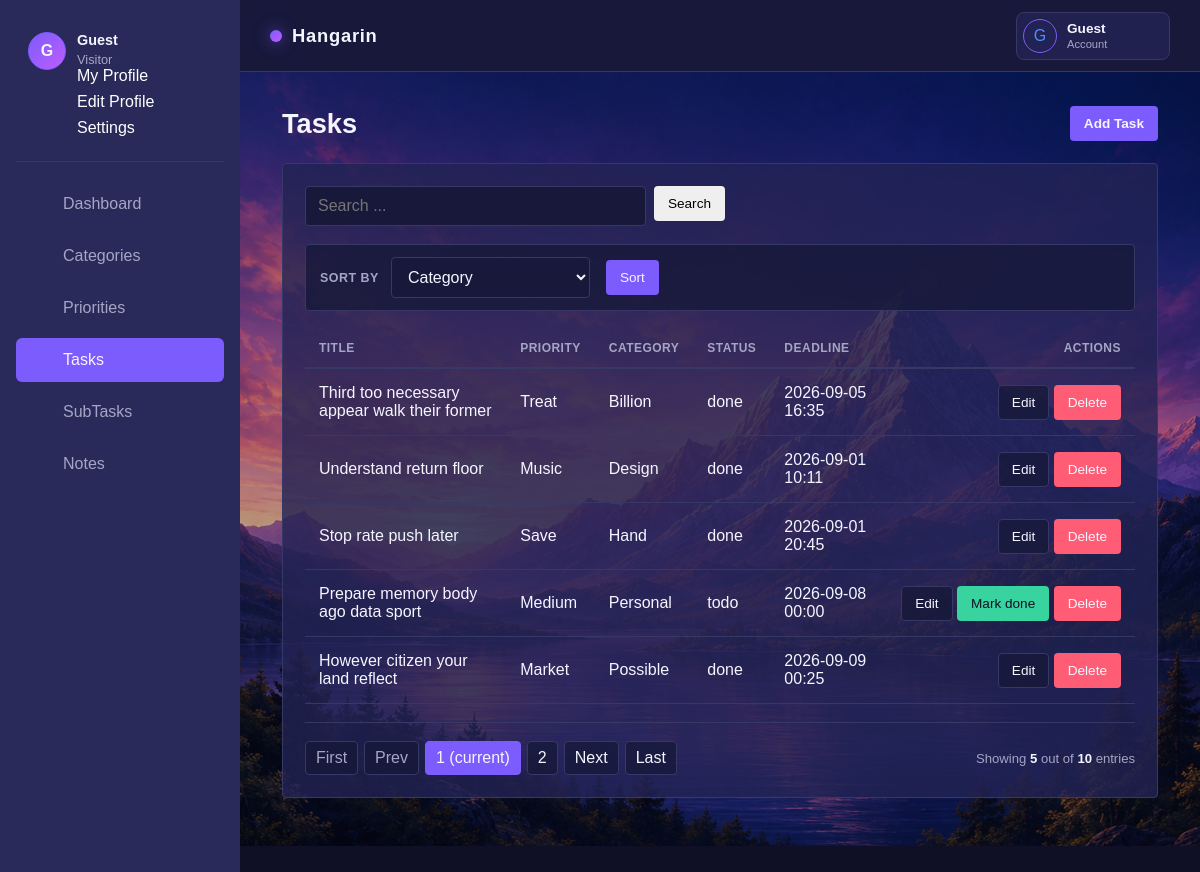
/tasks/, run on an earlier commit of the app's database.
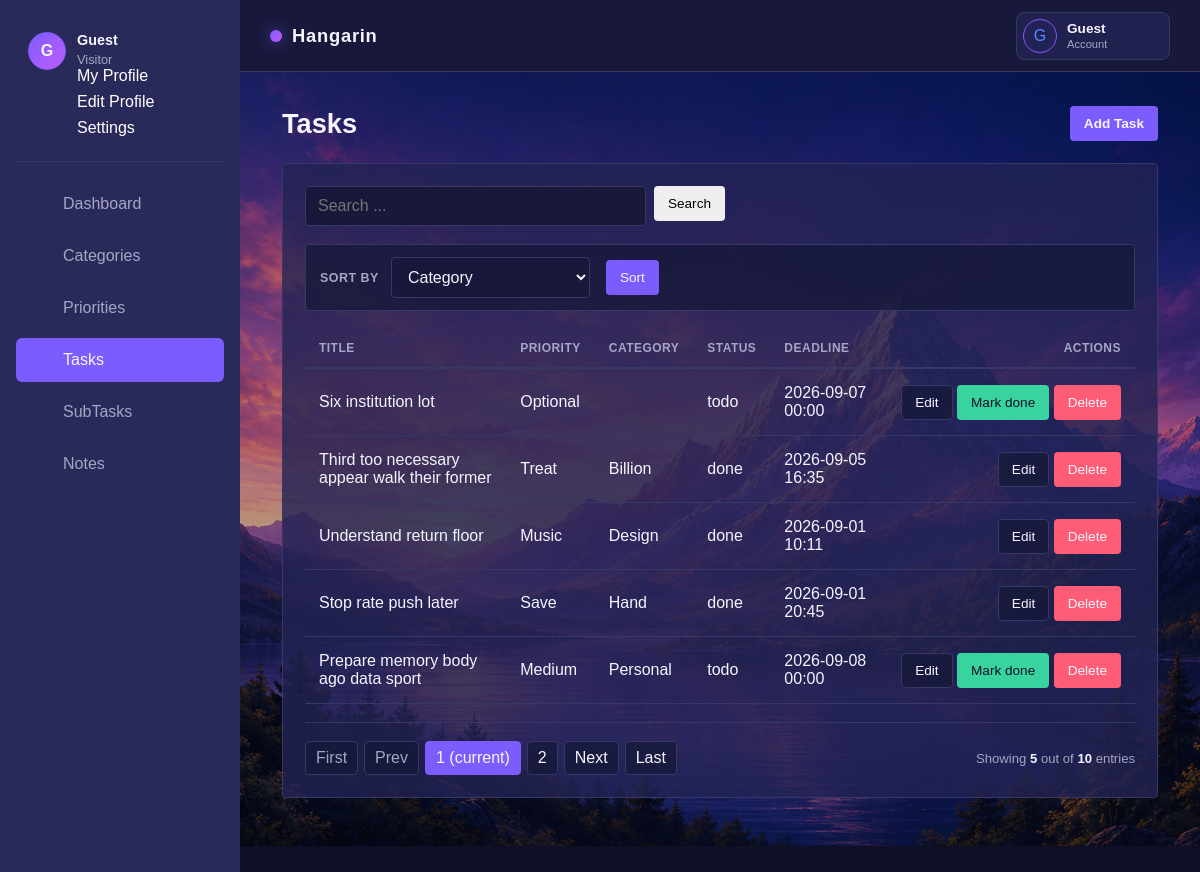
And on a later commit of the database.
### app/models.py (models this page shows, shortened)
class Task(models.Model):
    class Status(models.TextChoices):
        TODO = 'todo', 'To do'
        IN_PROGRESS = 'in_progress', 'In progress'
        DONE = 'done', 'Done'
    title = models.CharField(max_length=200)
    description = models.TextField(blank=True)
    status = models.CharField(max_length=20, choices=Status.choices, default=Status.TODO)
    is_deleted = models.BooleanField(default=False)
    deadline = models.DateTimeField(blank=True, null=True)
    priority = models.ForeignKey(Priority, on_delete=models.PROTECT, blank=True, null=True)
    category = models.ForeignKey(Category, on_delete=models.SET_NULL, blank=True, null=True)
    created_at = models.DateTimeField(auto_now_add=True)
    updated_at = models.DateTimeField(auto_now=True)
    class Meta:
        ordering = ('status', 'deadline', '-created_at')

class Priority(models.Model):
    name = models.CharField(max_length=50, unique=True)

class Category(models.Model):
    name = models.CharField(max_length=100, unique=True)

### app/views.py (the view)
# urls.py: path('tasks/', views.TaskListView.as_view(), name='task-list'),
class TaskListView(SearchSortListView):
	model = Task
	template_name = 'hangarin/task_list.html'
	context_object_name = 'tasks'
	search_fields = ('title', 'description')
	allowed_sort_fields = ('title', 'status', 'deadline', 'priority__name', 'category__name', 'created_at', '-created_at')
	default_sort = 'category__name'
	def get_queryset(self):
		return super().get_queryset().filter(is_deleted=False)

### app/views.py (called while the page is built)
	def get_queryset(self):
		queryset = self.model.objects.all()
		query = self.request.GET.get('q', '').strip()
		if query:
			search = Q()
			for field in self.search_fields:
				search |= Q(**{f'{field}__icontains': query})
			queryset = queryset.filter(search)
		sort_by = self.request.GET.get('sort_by', self.default_sort)
		if sort_by not in self.allowed_sort_fields:
			sort_by = self.default_sort
		self.sort_by = sort_by
		return queryset.order_by(sort_by)

	def get_context_data(self, **kwargs):
		context = super().get_context_data(**kwargs)
		context['q'] = self.request.GET.get('q', '')
		context['sort_by'] = self.sort_by
		return context

### app/templates/hangarin/task_list.html (shortened to what this page needs)
{% extends 'base.html' %}
{% block content %}
<main class="content tab-page tab-page-tasks">
  <div class="container-fluid tab-container">
    <h4 class="page-title d-flex justify-content-between align-items-center">
      <span>Tasks</span>
      <a href="{% url 'task-add' %}" class="btn btn-primary btn-sm">Add Task</a>
    </h4>
    <section class="card tab-card">
      <div class="card-body table-responsive">
        {% include 'includes/search_form.html' %}
        {% with current=sort_by|default:'category__name' %}
        <div class="sort-toolbar">
          <form method="get" class="row g-2 align-items-center">
            <div class="col-auto">
              <label for="taskSortSelect" class="col-form-label">Sort by</label>
            </div>
            <div class="col-auto">
              <select class="form-control form-control-sm" id="taskSortSelect" name="sort_by" onchange="this.form.submit()">
                <option value="category__name" {% if current == 'category__name' %}selected{% endif %}>Category</option>
              </select>
            </div>
            <div class="col-auto">
              <button type="submit" class="btn btn-primary btn-sm btn-rounded">Sort</button>
            </div>
          </form>
        </div>
        {% endwith %}
        <table class="table">
          <thead>
            <tr>
              <th>Title</th>
              <th>Priority</th>
              <th>Category</th>
              <th>Status</th>
              <th>Deadline</th>
              <th class="text-right">Actions</th>
            </tr>
          </thead>
          <tbody>
            {% for task in tasks %}
            <tr>
              <td>{{ task.title }}</td>
              <td>{{ task.priority.name }}</td>
              <td>{{ task.category.name }}</td>
              <td>{{ task.status }}</td>
              <td>{{ task.deadline|date:'Y-m-d H:i' }}</td>
              <td class="text-right">
                <a href="{% url 'task-edit' task.pk %}" class="btn btn-sm btn-secondary">Edit</a>
                {% if task.status != 'done' %}
                <form class="row-action-form" method="post" action="{% url 'task-done' task.pk %}">
                  <button type="submit" class="btn btn-sm btn-success">Mark done</button>
                </form>
                {% endif %}
                <a href="{% url 'task-delete' task.pk %}?next={{ request.get_full_path|urlencode }}" class="btn btn-sm btn-danger">Delete</a>
              </td>
            </tr>
            {% empty %}
            <tr>
              <td colspan="6">No tasks yet.</td>
            </tr>
            {% endfor %}
          </tbody>
        </table>
        {% include 'includes/pagination.html' %}
      </div>
    </section>
  </div>
</main>
{% endblock %}

What changed in the data, as far as the page shows it:
no longer on this page (row unchanged): Task: title "However citizen your land reflect", priority.name "Market", category.name "Possible", status "done", deadline "2026-09-09 00:25"
now on this page (row edited): Task: title "Six institution lot", priority.name "Optional", status "todo", deadline "2026-09-07 00:00"
